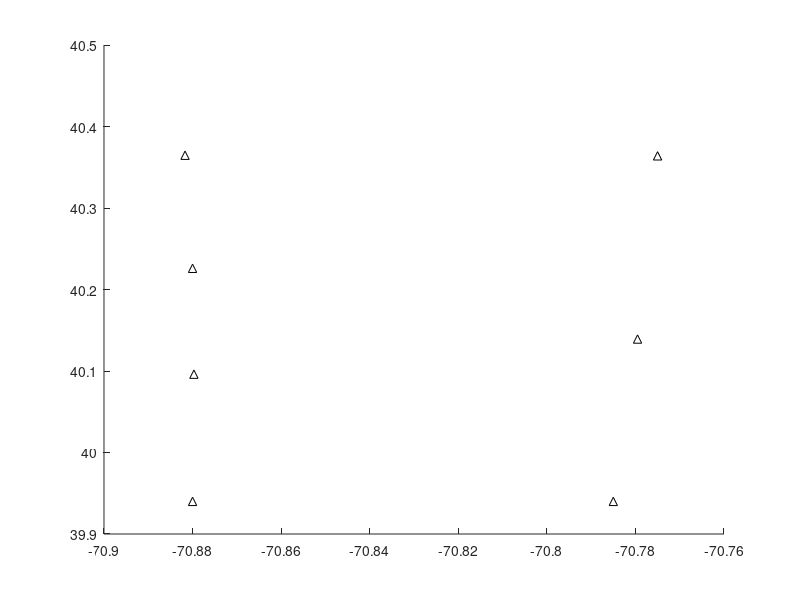

The MATLAB source for this figure:
function [han,mooring,hant] = pioneer_plot_mooring_sites(varargin)
% [han,m,text] = pioneer_plot_mooring_sites(varargin)
%  where inputs arguments are any valid options to PLOT function
%
% Outputs
%     han  = handle to plot
%       m  = structure with coordinates, labels and long names
%    text  = handle to labels
%
% John Wilkin 13 August 2015
%
% Usage e.g.:
% plot_pioneer_mooring_sites('ko','markersize',15,'markerfacecolor','w')
% plot_pioneer_mooring_sites('r+','markersize',10)
%
% If the first option is one of these strings then text labels are added
% plot_pioneer_mooring_sites('label',...) for long name
% plot_pioneer_mooring_sites('LABEL',...) for designator e.g CP01CNPM
% plot_pioneer_mooring_sites('number',...) number  
% plot_pioneer_mooring_sites('Number',...) number and long name
% plot_pioneer_mooring_sites('NUMBER',...) number and designator
%
% Mooring sites
% location data corrected on Aug 7, 2018, from longitude/latitude data at
% at http://www.myroms.org:8080/erddap/info/index.html superceding nominal
% information at http://oceanobservatories.org/array/coastal-pioneer
%
% Copyright (c) 2021 - John L. Wilkin - jwilkin@rutgers.edu
% $Id: pioneer_plot_mooring_sites.m 585 2020-10-12 20:20:53Z wilkin $

% get plot state
nextplotstatewas = get(gca,'nextplot');

% hold whatever is already plotted
set(gca,'nextplot','add')

% at the end restore nextplotstate to what it was
% set(gca,'nextplot',nextplotstatewas);

%%

mlist = 1:7;

% change this to plot only a subset of moorings - here 2014 for PNI
% mlist = [1 3 5 6 7];

mlabel = false;
plotopts{1} = '^k';
if nargin > 0
  if strcmpi('label',varargin{1}) || strcmpi('number',varargin{1})
    mlabel = true;
    opt = varargin{1};
    if nargin > 1
      for k=2:nargin
        plotopts{k-1} = varargin{k};
      end
    end
  else
    plotopts = varargin;
  end
end

% The list of entries here is in the order at myroms.org ERDDAP
% http://www.myroms.org:8080/erddap/info/index.html
% The number (m) corresponds to the diagram
% https://oceanobservatories.org/wp-content/uploads/2018/03/PioneerArray_2017_labels.png
% which is the same numbering convention in the Levin et al. observation
% impacts papers (I and II)

m = 2;
mooring(m).lon = -70.77952;
mooring(m).lat =  40.13922;
mooring(m).dep =  133;
mooring(m).label = '2';
mooring(m).longname = 'Central Profiler Mooring';
mooring(m).designator = 'CP01CNPM';

m = 5;
mooring(m).lon = -70.88;
mooring(m).lat =  40.226;
mooring(m).dep =  127;
mooring(m).label = '5';
mooring(m).longname = 'Central Inshore Profiler';
mooring(m).designator = 'CP02PMCI';

m = 6;
%ooring(m).lon = -70.8818;
%ooring(m).lat =  40.1962;
mooring(m).lon = -70.8797;
mooring(m).lat =  40.0961;
mooring(m).dep =  148;
mooring(m).label = '6';
mooring(m).longname = 'Central Offshore Profiler';
mooring(m).designator = 'CP02PMCO';

m = 1;
mooring(m).lon = -70.775;
mooring(m).lat =  40.364;
mooring(m).dep =  95;
mooring(m).label = '1';
mooring(m).longname = 'Upstream Inshore Profiler';
mooring(m).designator = 'CP02PMUI';

m = 3;
mooring(m).lon = -70.785;
mooring(m).lat =  39.94;
mooring(m).dep =  452;
mooring(m).label = '3';
mooring(m).longname = 'Upstream Offshore Profiler';
mooring(m).designator = 'CP02PMUO';

m = 4;
mooring(m).lon = -70.8817;
mooring(m).lat =  40.36473;
mooring(m).dep =  92;
mooring(m).label = '4';
mooring(m).longname = 'Inshore Surface-piercing Profiler';
mooring(m).designator = 'CP03ISPM';

m = 7;
mooring(m).lon = -70.88;
mooring(m).lat =  39.94;
mooring(m).dep =  453;
mooring(m).label = '7';
mooring(m).longname = 'Offshore Profiler';
mooring(m).designator = 'CP04OSPM';

for m=mlist
  M.lon(m) = mooring(m).lon;
  M.lat(m) = mooring(m).lat;
end

han = plot(M.lon,M.lat,plotopts{:});
if mlabel
  for m=mlist
    % pad the string at left so it's offset from the symbol
    switch opt(1:2)
      case 'la'
        str = mooring(m).longname;
      case 'LA'
        str = mooring(m).designator;
      case 'nu'
        str = int2str(m);
      case 'Nu'
        str = ['(' int2str(m) ') ' mooring(m).longname];
      case 'NU'
        str = ['(' int2str(m) ') ' mooring(m).designator];
    end
    rot = 0;
    switch m
      case {1,2,3}
        hant(m) = text(mooring(m).lon,mooring(m).lat,['   ' str]);
        hant(m).HorizontalAlignment = 'left';
      case {4,5,6,7}
        hant(m) = text(mooring(m).lon,mooring(m).lat,[str '   ']);
        hant(m).HorizontalAlignment = 'right';
    end
    hant(m).Rotation = rot;
  end
end

% restore nextplotstate to what it was
set(gca,'nextplot',nextplotstatewas);

